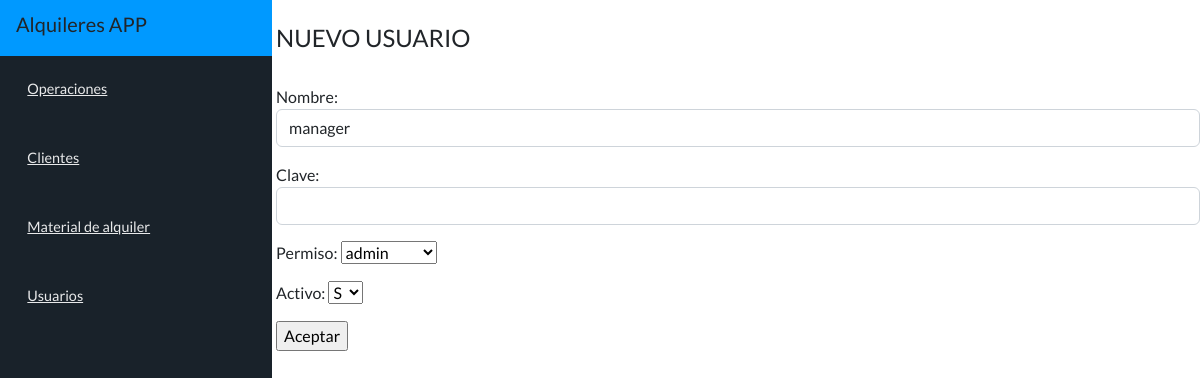
Screenshot of /usuarios_edit/1 with the database file from the repository.
### t_final/models.py (models this page shows, shortened)
class Usuarios(models.Model):
    nombre = models.CharField(max_length=50)
    clave = models.CharField(max_length=50)
    permiso = models.CharField(max_length=50, null=True)
    activo = models.CharField(max_length=5, null=True)

### t_final/views.py (the view, shortened to what this page needs)
# urls.py: path('usuarios_edit/<int:id>', Edit_usuario, name='url_u_edit'),
def Edit_usuario(request, id):
    usuario_qset = Usuarios.objects.get(id=id)
    contexto = {
        'form' : Form_usuarios(
            initial={
                "nombre": usuario_qset.nombre,
                "clave": usuario_qset.clave,
                "permiso": usuario_qset.permiso,
                "activo": usuario_qset.activo,
            }
        )
    }
    return render(request, "n_usuario.html", contexto)

### t_final/forms.py
class Form_usuarios(forms.ModelForm):
    class Meta:
        model = Usuarios
        fields = [
            'nombre',
            'clave',
            'permiso',
            'activo',
        ]
        labels = {
            'nombre':'Nombre',
            'clave':'Clave',
            'permiso':'Permiso',
            'activo' : 'Activo',
        }
        Opcion = ['SS','NN']
        Opcion2 = [('admin','admin'),('mostrador','mostrador')]
        widgets = {
            'nombre': forms.TextInput(attrs={'class':'form-control'}),
            'clave': forms.PasswordInput(attrs={'class':'form-control'}),
            'permiso': forms.Select(choices= Opcion2),
            'activo' : forms.Select(choices=Opcion),
        }

### templates/n_usuario.html (shortened to what this page needs)
{% extends "base.html" %}
{% load static %}
{% block content %}
<br>
<h4>NUEVO USUARIO</h2>
<br>
<form action="" method="POST">
        {{ form.as_p }}
        <input type="submit" value="Aceptar">
</form>
{% endblock %}

### t_final/static/css/style.css (style rules this page uses)
body { font-family: "Lato"; font-size: 100%; overflow-y: scroll; font-family: sans-serif; -ms-text-size-adjust: 100%; -webkit-text-size-adjust: 100%; -ms-text-size-adjust: 100%; -webkit-text-size-adjust: 100%; -webkit-font-smoothing: antialiased; -moz-osx-font-smoothing: grayscale; text-rendering: optimizeLegibility; background-color: #fefefe; }

### rows the page displays
Usuarios: nombre "manager", permiso "admin", activo "S"
